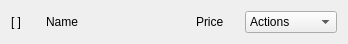
<?xml version="1.0" encoding="UTF-8"?>
<ui version="4.0">
 <class>Form</class>
 <widget class="QWidget" name="Form">
  <property name="geometry">
   <rect>
    <x>0</x>
    <y>0</y>
    <width>348</width>
    <height>43</height>
   </rect>
  </property>
  <property name="windowTitle">
   <string>Form</string>
  </property>
  <layout class="QGridLayout" name="gridLayout" columnstretch="2,10,3,1">
   <item row="0" column="0">
    <widget class="QLabel" name="iconLabel">
     <property name="text">
      <string>[ ]</string>
     </property>
    </widget>
   </item>
   <item row="0" column="1">
    <widget class="QLabel" name="nameLabel">
     <property name="text">
      <string>Name</string>
     </property>
    </widget>
   </item>
   <item row="0" column="2">
    <widget class="QLabel" name="priceLabel">
     <property name="text">
      <string>Price</string>
     </property>
    </widget>
   </item>
   <item row="0" column="3">
    <widget class="QComboBox" name="comboBox">
     <item>
      <property name="text">
       <string>Actions</string>
      </property>
     </item>
     <item>
      <property name="text">
       <string>Move up</string>
      </property>
     </item>
     <item>
      <property name="text">
       <string>Move down</string>
      </property>
     </item>
     <item>
      <property name="text">
       <string>Duplicate</string>
      </property>
     </item>
     <item>
      <property name="text">
       <string>Delete</string>
      </property>
     </item>
    </widget>
   </item>
  </layout>
 </widget>
 <resources/>
 <connections/>
</ui>
